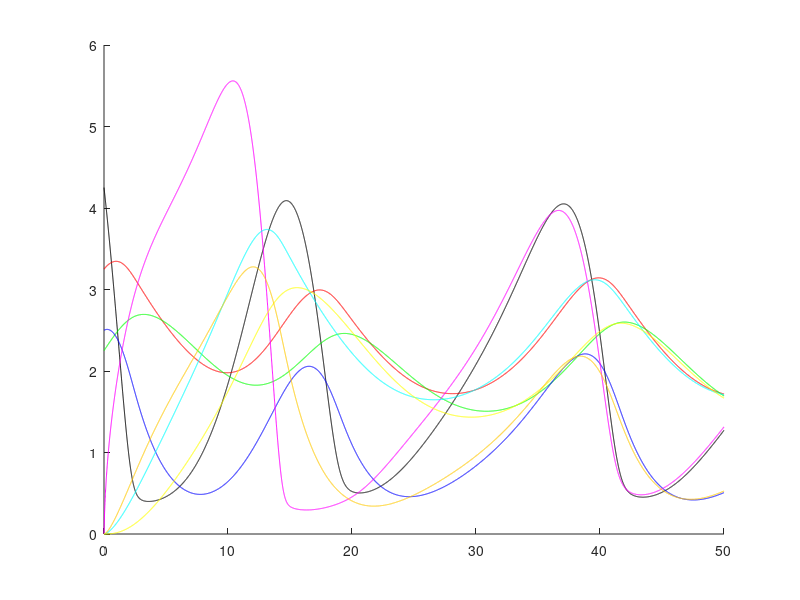

Write the MATLAB code that produced this figure.

% Matlab script automatically generated from a LEMS/SOM description

function Locke2008_Circadian_Clock_0()
    %Integrate the Locke2008_Circadian_Clock_0 model using matlab odesuite

    X_ = integrate();

    generate_plots(X_)

    dump_output(X_)

end

function X = integrate()

    %parameter list for your convenience
    Kc = 4.8283;
    v_4 = 1.0841;
    v_6 = 4.6645;
    vc = 6.7924;
    v_1 = 6.8355;
    v_2 = 8.4297;
    K = 1.0;
    v_8 = 3.5216;
    L = 0.0;
    n = 5.6645;
    k3 = 0.1177;
    K2 = 0.291;
    K1 = 2.7266;
    k7 = 0.2282;
    K6 = 9.9849;
    k5 = 0.3352;
    K4 = 8.1343;
    K8 = 7.4519;
    init_X1 = 4.25;
    tscale = 1.0;
    init_Z1 = 2.25;
    init_Z2 = 0.0;
    init_V1 = 2.5;
    init_V2 = 0.0;
    init_X2 = 0.0;
    compartment = 1.0;
    init_Y1 = 3.25;
    init_Y2 = 0.0;


    %assemble parameter array    
    pars = [Kc, v_4, v_6, vc, v_1, v_2, K, v_8, L, n, k3, K2, K1, k7, K6, k5, K4, K8, init_X1, tscale, init_Z1, init_Z2, init_V1, init_V2, init_X2, compartment, init_Y1, init_Y2, ];
    
    %initial conditions
    x0_ = [init_Y2, init_V1, init_Y1, init_V2, init_X2, init_X1, init_Z1, init_Z2, ];
    
   
    t_start = 0;
    t_end = 50.0;
    dt = 0.005;
    tint = t_start:dt:t_end;
    options = odeset('RelTol', 1e-6);
    [tout, xout] = ode45(@(t, x) dxdt(t, x, pars), tint, x0_, options);



    X = [tout, xout];

end


function xdot = dxdt(t, state, pars)
    xdot = zeros(length(state),1);

    Y2 = state(1);
    V1 = state(2);
    Y1 = state(3);
    V2 = state(4);
    X2 = state(5);
    X1 = state(6);
    Z1 = state(7);
    Z2 = state(8);


    Kc = pars(1);
    v_4 = pars(2);
    v_6 = pars(3);
    vc = pars(4);
    v_1 = pars(5);
    v_2 = pars(6);
    K = pars(7);
    v_8 = pars(8);
    L = pars(9);
    n = pars(10);
    k3 = pars(11);
    K2 = pars(12);
    K1 = pars(13);
    k7 = pars(14);
    K6 = pars(15);
    k5 = pars(16);
    K4 = pars(17);
    K8 = pars(18);
    init_X1 = pars(19);
    tscale = pars(20);
    init_Z1 = pars(21);
    init_Z2 = pars(22);
    init_V1 = pars(23);
    init_V2 = pars(24);
    init_X2 = pars(25);
    compartment = pars(26);
    init_Y1 = pars(27);
    init_Y2 = pars(28);


    rate__R6 = compartment .* v_4 .* Y1 ./ compartment ./ (K4 + Y1 ./ compartment);
    rate__R7 = compartment .* k5 .* Y1 ./ compartment;
    rate__R4 = compartment .* L;
    rate__R5 = compartment .* k3 .* X1 ./ compartment;
    rate__R2 = compartment .* v_2 .* X1 ./ compartment ./ (K2 + X1 ./ compartment);
    rate__R1 = compartment .* v_1 .* K1 .^ n ./ (K1 .^ n + (Z1 ./ compartment) .^ n);
    F = 1.0 ./ 2.0 .* (V1 + V2);
    rate__R3 = compartment .* vc .* K .* F ./ (Kc + K .* F);
    rate__R8 = compartment .* v_6 .* Z1 ./ compartment ./ (K6 + Z1 ./ compartment);
    rate__R9 = compartment .* k7 .* X1 ./ compartment;
    rate__R14 = compartment .* L;
    rate__R15 = compartment .* k3 .* X2 ./ compartment;
    rate__R16 = compartment .* v_4 .* Y2 ./ compartment ./ (K4 + Y2 ./ compartment);
    rate__R17 = compartment .* k5 .* Y2 ./ compartment;
    rate__R10 = compartment .* v_8 .* V1 ./ compartment ./ (K8 + V1 ./ compartment);
    rate__R11 = compartment .* v_1 .* K1 .^ n ./ (K1 .^ n + (Z2 ./ compartment) .^ n);
    rate__R12 = compartment .* v_2 .* X2 ./ compartment ./ (K2 + X2 ./ compartment);
    rate__R13 = compartment .* vc .* K .* F ./ (Kc + K .* F);
    rate__R20 = compartment .* v_8 .* V2 ./ compartment ./ (K8 + V2 ./ compartment);
    rate__R18 = compartment .* v_6 .* Z2 ./ compartment ./ (K6 + Z2 ./ compartment);
    rate__R19 = compartment .* k7 .* X2 ./ compartment;


    xdot(1) = tscale .* (rate__R15 - rate__R16);
    xdot(2) = tscale .* (rate__R9 - rate__R10);
    xdot(3) = tscale .* (rate__R5 - rate__R6);
    xdot(4) = tscale .* (rate__R19 - rate__R20);
    xdot(5) = tscale .* (rate__R11 - rate__R12 + rate__R13 + rate__R14);
    xdot(6) = tscale .* (rate__R1 - rate__R2 + rate__R3 + rate__R4);
    xdot(7) = tscale .* (rate__R7 - rate__R8);
    xdot(8) = tscale .* (rate__R17 - rate__R18);

end

function generate_plots(X)

    t = X(:, 1);
    Y2 = X(:, 2);
    V1 = X(:, 3);
    Y1 = X(:, 4);
    V2 = X(:, 5);
    X2 = X(:, 6);
    X1 = X(:, 7);
    Z1 = X(:, 8);
    Z2 = X(:, 9);

    figure(1);
    hold on;
    % uncomment below to bypass autoscaling
    %axis([0.0, 50.0, 1.0, 0.0])
    plot(t, X1, 'Color', hex2rgb('#000000'))
    plot(t, Y1, 'Color', hex2rgb('#ff0000'))
    plot(t, Z1, 'Color', hex2rgb('#00ff00'))
    plot(t, V1, 'Color', hex2rgb('#0000ff'))
    plot(t, X2, 'Color', hex2rgb('#ff00ff'))
    plot(t, Y2, 'Color', hex2rgb('#00ffff'))
    plot(t, Z2, 'Color', hex2rgb('#ffff00'))
    plot(t, V2, 'Color', hex2rgb('#ffc800'))

end

function dump_output(X)
    disp(['Dumping timeseries to file ', 'Locke2008_Circadian_Clock.dat'])
    save('Locke2008_Circadian_Clock.dat', 'X', '-ascii');
end

function c = hex2rgb(hexstring)
    f = @(i) hex2dec(hexstring(i:i+1))/255;
    c = arrayfun(f, 2:2:6);
end
